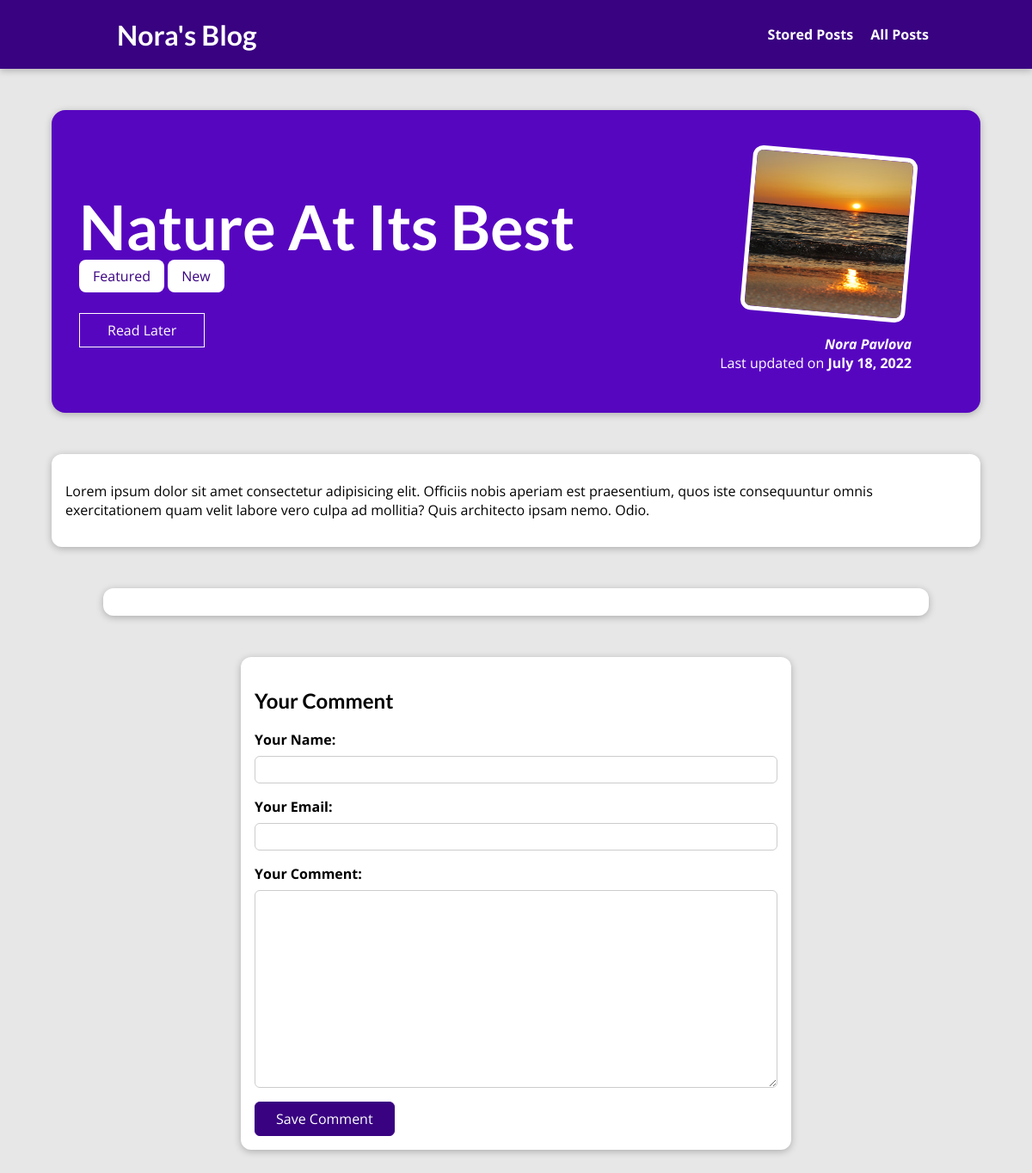
The page /posts/nature-at-its-best on the database its author committed.
### blog/models.py (models this page shows, shortened)
class Post(models.Model):
    title = models.CharField(max_length=150)
    excerpt = models.CharField(max_length=200)
    image = models.ImageField(upload_to='posts', null=True)
    date = models.DateField(auto_now=True)
    slug = models.SlugField(unique=True, db_index=True)
    content = models.TextField(validators=[MinLengthValidator(10)])
    author = models.ForeignKey(Author, on_delete=models.SET_NULL, null=True, related_name='posts')
    tags = models.ManyToManyField(Tag)

class Tag(models.Model):
    caption = models.CharField(max_length=20)

class Author(models.Model):
    first_name = models.CharField(max_length=100)
    last_name = models.CharField(max_length=100)
    email_address = models.EmailField()
    def full_name(self):
        return f'{self.first_name} {self.last_name}'
    def __str__(self):
        return self.full_name()

### blog/views.py (the view, shortened to what this page needs)
# urls.py: path('posts/<slug:slug>', views.SinglePostView.as_view(), name='post-details-page'),
class SinglePostView(View):
    def is_stored_post(self, request, post_id):
        stored_posts = request.session.get('stored_posts')
        if stored_posts is not None:
            is_saved_for_later = post_id in stored_posts
        else:
            is_saved_for_later = False
        return is_saved_for_later
    def get(self, request, slug):
        post = Post.objects.get(slug=slug)
        context = {
            'post': post,
            'post_tags': post.tags.all(),
            'comment_form': CommentForm(),
            'comments': post.comments.all().order_by('-id'),
            'is_saved_for_later': self.is_stored_post(request, post.id)
        }
        return render(request, 'post-detail.html', context)

### blog/forms.py
class CommentForm(forms.ModelForm):
    class Meta:
        model = Comment
        exclude = ['post']
        labels = {
            'user_name': 'Your Name',
            'user_email': 'Your Email',
            'text': 'Your Comment'
        }

### templates/post-detail.html (shortened to what this page needs)
{% extends 'base.html' %}
{% load static %}
{% block css_files %}
    <link rel="stylesheet" href="{% static 'blog/post-detail.css' %}"/>
{% endblock %}
{% block content %}
    <section id="summary">
    <h2>
        {{ post.title }}
    </h2>
        <div>
            {% for tag in post_tags %}
                <span class="tag">{{ tag.caption }}</span>
            {% endfor %}
        </div>
    <div id="read-later">
        <form action="{% url 'read-later' %}" method="POST">
            <button>
                {% if is_saved_for_later %}
                    Remove from Read Later
                {% else %}
                    Read Later
                {% endif %}
            </button>
        </form>
    </div>
    <article>
        <img src="{{ post.image.url }}" alt="{{ post.title}}"/>
        <address>
            <a href="mailto:{{ post.author.email_address }}">{{ post.author }}</a>
        </address>
        <div>
            Last updated on <time>{{ post.date }}</time>
        </div>
    </article>
    </section>
    <main>
        {{ post.content|linebreaks }}
    </main>
    <section id="comments">
    </section>
<section id="comment-form">
    <h2>Your Comment</h2>
    <form action="{% url 'post-details-page' post.slug %}" method="POST">
    <form>
        {% for form_field in comment_form %}
        <div class="form-control"> {% if form_field.errors %}invalid{% endif %}
            {{ form_field.label_tag }}
            {{ form_field }}
        </div>
            {% endfor %}
        <button>Save Comment</button>
    </form>
</section>
{% endblock %}

### blog/static/blog/app.css (style rules this page uses)
* { box-sizing: border-box; }
html { font-family: 'Open Sans', 'Lato', sans-serif; }
body { margin: 0; }
h1, h2, h3 { font-family: 'Lato', sans-serif; font-weight: bold; }

### blog/static/blog/post-detail.css (style rules this page uses)
body { background-color: #e7e7e7; }
#summary { margin: 8rem auto 3rem auto; padding: 2rem; width: 90%; max-width: 90rem; border-radius: 16px; background-color: #5706c0; position: relative; box-shadow: 0 2px 8px rgba(0, 0, 0, 0.25); height: 22rem; }
#summary h2 { color: white; font-size: 4.5rem; margin-bottom: 0.25rem; }
#summary article { position: absolute; top: 2rem; right: 3rem; padding: 1rem 2rem; border-radius: 12px; text-align: right; color: white; }
#summary article img { width: 12rem; height: 12rem; border-radius: 12px; transform: rotateZ(5deg); border: 5px solid white; margin-bottom: 1rem; }
#summary address { font-weight: bold; }
#summary a { color: white; text-decoration: none; }
#summary time { font-weight: bold; }
#read-later { margin: 2rem 0; }
#read-later button { background-color: transparent; border: 1px solid white; padding: 0.5rem 2rem; font: inherit; color: white; cursor: pointer; }
main { width: 90%; max-width: 90rem; margin: 3rem auto; background-color: white; padding: 1rem; border-radius: 12px; box-shadow: 0 2px 8px rgba(0, 0, 0, 0.25); }
.tag { background-color: white; color: #390281; padding: 0.5rem 1rem; border-radius: 8px; }
#comment-form { margin: 3rem auto; width: 90%; max-width: 40rem; border-radius: 12px; background-color: white; box-shadow: 0 2px 8px rgba(0, 0, 0, 0.25); padding: 1rem; }
#comment-form button { font: inherit; background-color: #390281; color: white; border: 1px solid #390281; padding: 0.5rem 1.5rem; border-radius: 6px; cursor: pointer; }
.form-control { margin-bottom: 1rem; }
.form-control label { font-weight: bold; margin-bottom: 0.5rem; display: block; }
.form-control input, .form-control textarea { display: block; width: 100%; font: inherit; padding: 0.25rem; border-radius: 6px; border: 1px solid #ccc; }
#comments { margin: 3rem auto; width: 90%; max-width: 60rem; border-radius: 12px; background-color: white; box-shadow: 0 2px 8px rgba(0, 0, 0, 0.25); padding: 1rem 2rem; }

### rows shown on the page
Post: title "Nature At Its Best", image (picture), author "Nora Pavlova", date "July 18, 2022", content "Lorem ipsum dolor sit amet consectetur adipisicing elit. Officiis nobis aperiam est praesentium, quos iste consequuntur omnis exercitationem quam velit labore vero culpa ad mollitia? Quis architecto ipsam nemo. Odio."
Tag: caption "Featured"
Tag: caption "New"
